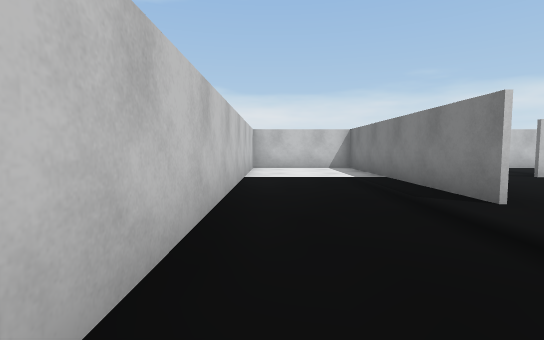
View 1 (above)

24 first-person views from a walk through a Webots world. The camera is 0.07 m above the floor, tilts 4° down and sees 85° across. The floor is counted in squares, 0.1 m on a side. Each view is taken from the middle of a square. On the plan, view 1 faces up. The plan holds only what a view shows up to about 9 squares ahead; the rest is blank. The robots in the file are not drawn. Webots' stock objects and surfaces are drawn as simple stand-ins.

View 2
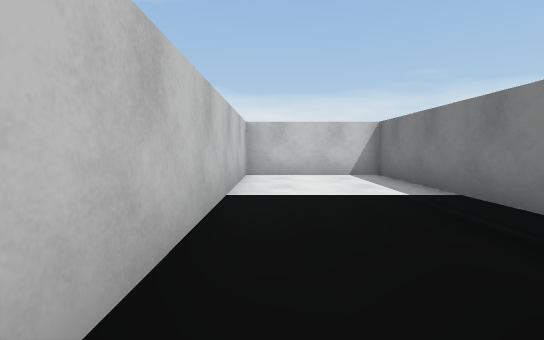

View 3
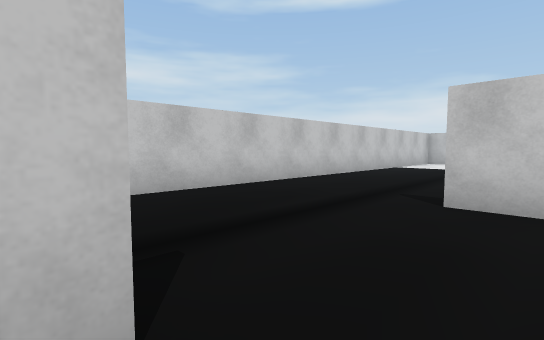

View 4
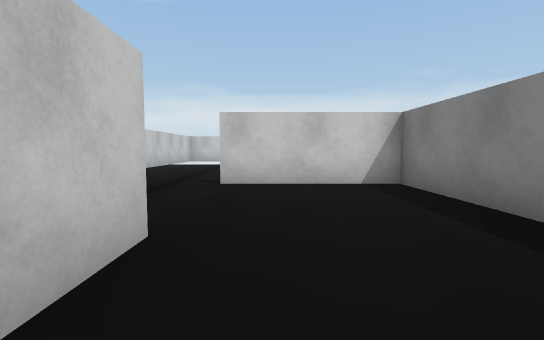

View 5
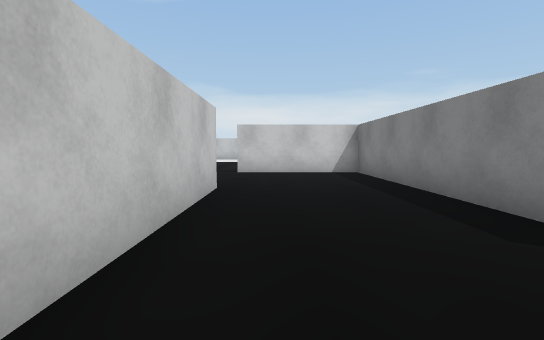

View 6
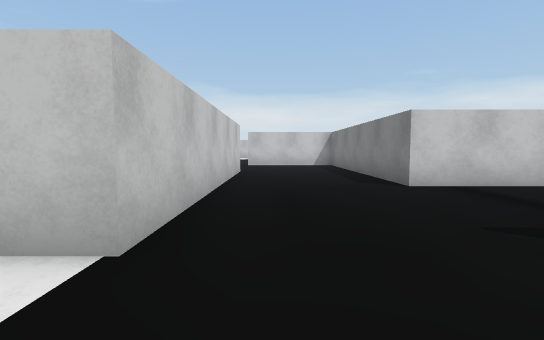

View 7
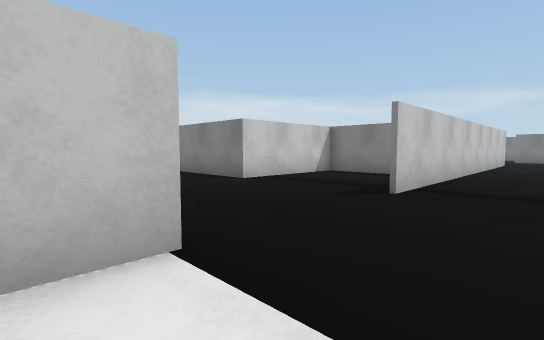

View 8
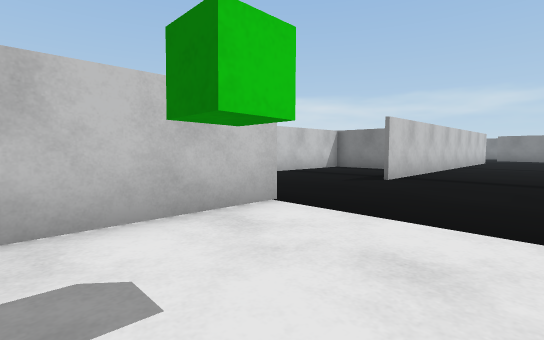

View 9
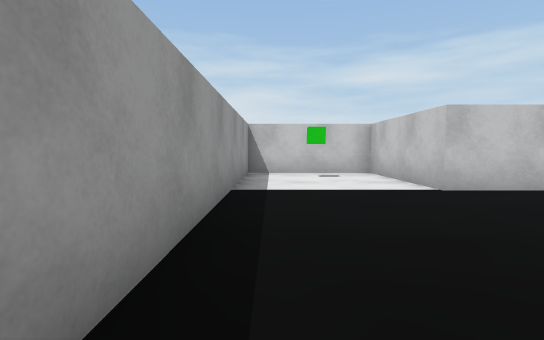

View 10
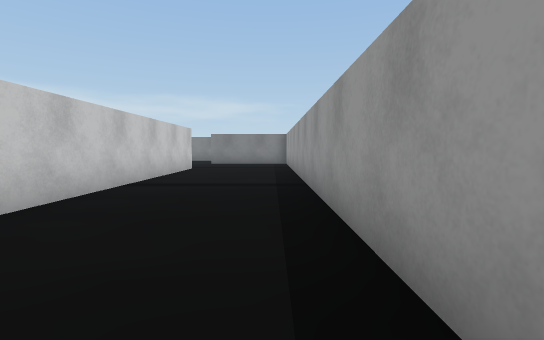

View 11
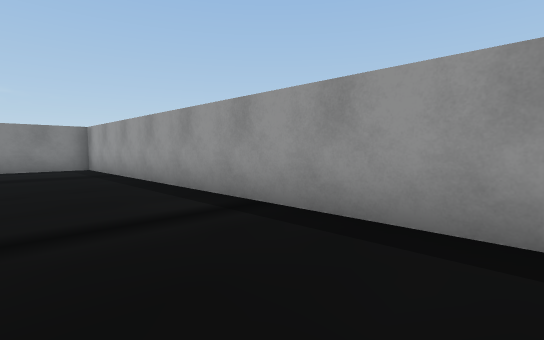

View 12
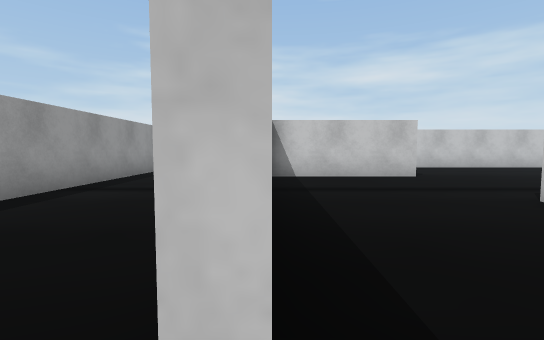

View 13
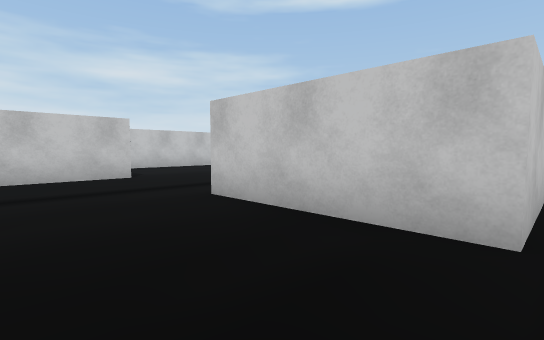

View 14
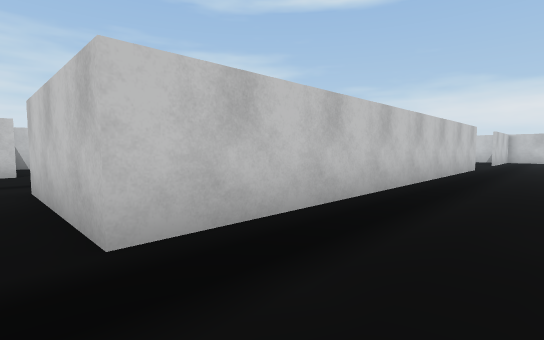

View 15
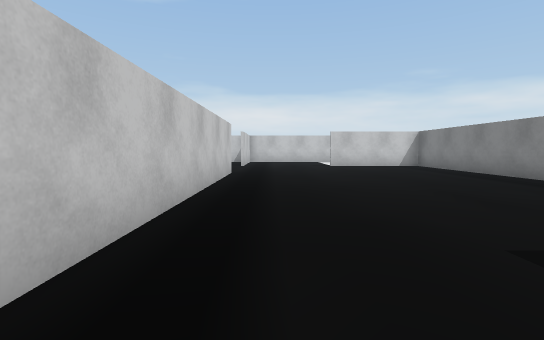

View 16
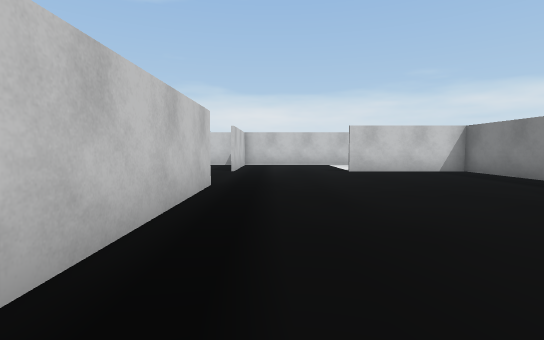

View 17
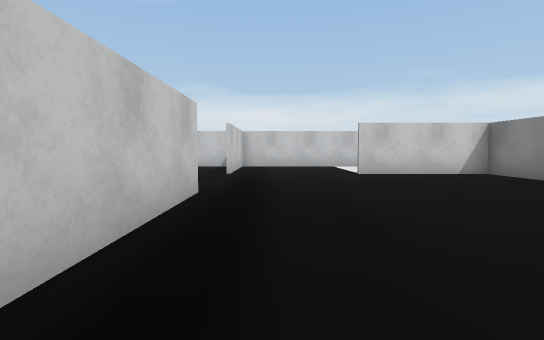

View 18
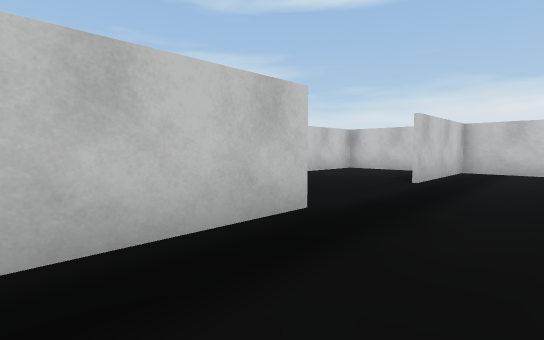

View 19
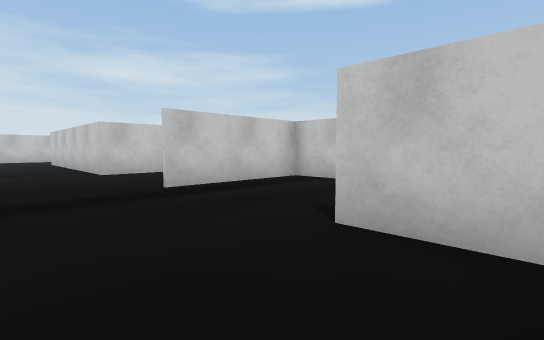

View 20
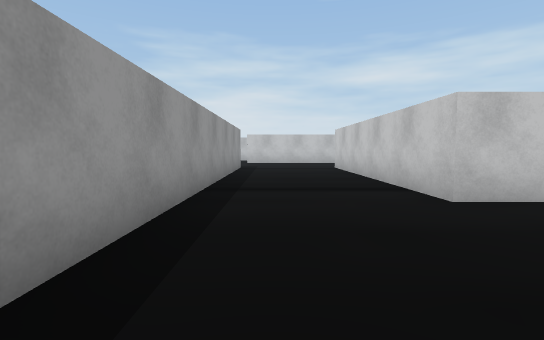

View 21
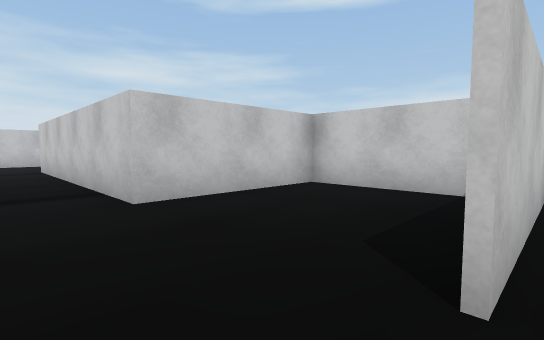

View 22
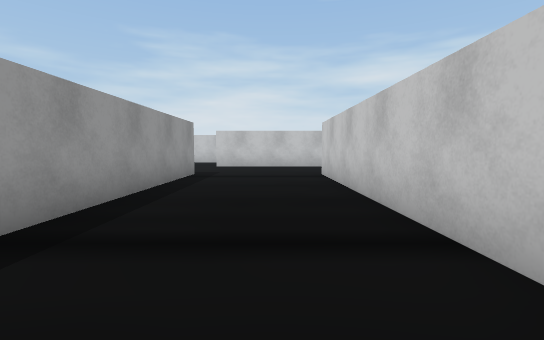

View 23
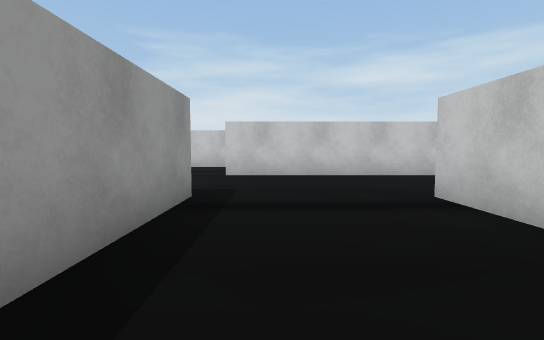

View 24
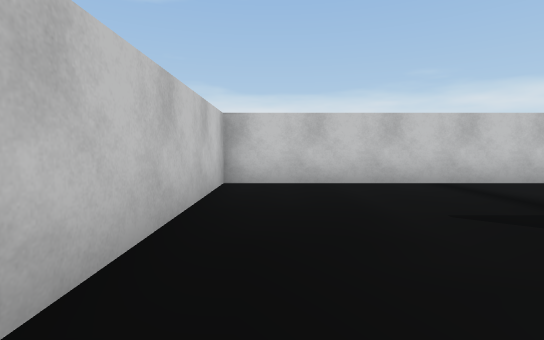

### Floor plan
Points are (right, up) in squares from view 1. A wall is a line through its corners. A room is listed if a view was taken in it or the views show most of it. See-through windows are left out.
Room 1 (views 1, 2)
walls: (2.9, 3.8) (2.9, 11.1); (3, 11.1) (-0.7, 11.1) (-0.7, -2.4)
ways out: opening at (3, 0) to room 2
Room 2 (views 3, 4, 5, 6, 7, 8, 9, 10, 11, 12, 13, 14, 15, 16, 17, 18, 19, 20, 21, 22, 23, 24)
walls: (10.4, -7.2) (10.4, -11); (9.2, -7.4) (6.6, -7.4) (6.6, 0) (2.9, 0); (10.3, -9.5) (10.3, -8.5); (17.8, 3.9) (17.8, -7.4) (14, -7.4); (16.1, -11.1) (6.6, -11.1); (6.5, 3.8) (16.8, 3.8); (3, -3.6) (3, -11.1) (-0.7, -11.1) (-0.7, -14.7) (20.1, -14.7); (25.1, 1.6) (25.1, 7.4) (21.4, 7.4); (21.4, -13.5) (21.4, -12.4); (3, 6.5) (3, 3.8); (17, 11.1) (14.1, 11.1) (14.1, 7.4) (6.6, 7.4); (19.6, 11.1) (17.8, 11.1) (17.8, 7.4)
ways out: opening at (3, 0) to room 1; opening at (5, 7)
objects: green box (1, -13)

Where each view was taken, in squares from view 1:
view 1: 0 up, 0 right, facing up
view 2: 3 up, 0 right, facing up
view 3: 4 down, 4 right, facing up-left
view 4: 6 down, 4 right, facing up
view 5: 9 down, 4 right, facing up
view 6: 13 down, 4 right, facing up
view 7: 13 down, 2 right, facing up-right
view 8: 14 down, 0 right, facing up-right
view 9: 14 down, 8 right, facing left
view 10: 14 down, 7 right, facing right
view 11: 12 down, 10 right, facing down-right
view 12: 11 down, 18 right, facing left
view 13: 10 down, 18 right, facing up-left
view 14: 8 down, 20 right, facing up-left
view 15: 5 down, 19 right, facing up
view 16: 2 down, 19 right, facing up
view 17: 1 down, 19 right, facing up
view 18: 1 up, 20 right, facing up-left
view 19: 5 up, 23 right, facing up-left
view 20: 5 up, 18 right, facing left
view 21: 6 up, 18 right, facing up-left
view 22: 6 up, 15 right, facing left
view 23: 5 up, 11 right, facing left
view 24: 5 up, 4 right, facing up
